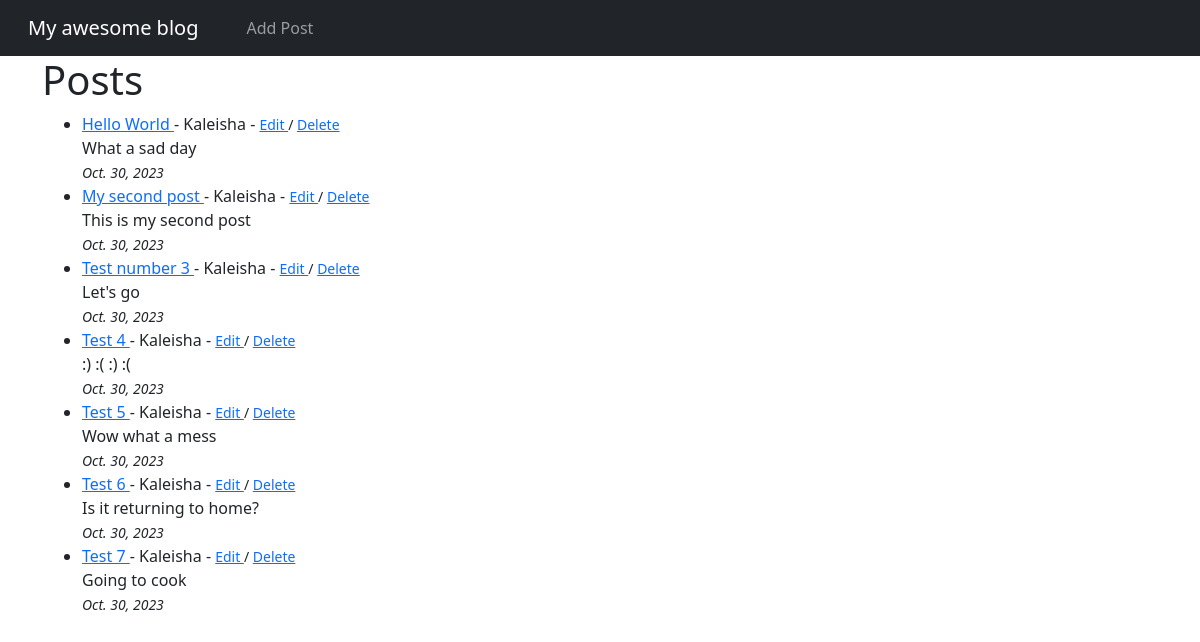
/, run on an earlier commit of the app's database.
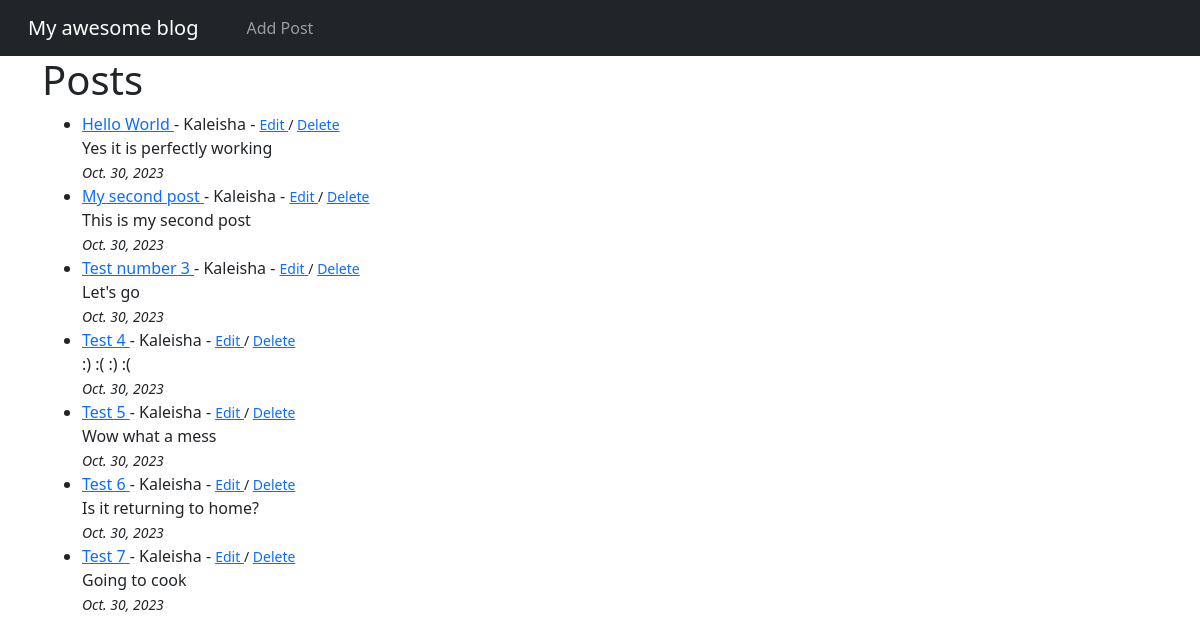
And on a later commit of the database.
### theblog/models.py (models this page shows, shortened)
class Post(models.Model):
    title = models.CharField(max_length=255)
    title_tag = models.CharField(max_length=255)
    body = models.TextField()
    author = models.ForeignKey(User, on_delete=models.CASCADE)
    post_date = models.DateField(auto_now_add=True)

### theblog/views.py (the view)
# urls.py: path('', HomeView.as_view(), name="home"),
class HomeView(ListView):
    model = Post
    template_name = 'home.html'
    ordering = ['-post_date']

### theblog/templates/home.html (shortened to what this page needs)
{% extends "base.html" %}
{% block content %}
<h1>Posts</h1>
<ul>
{% for post in object_list %}
<li>
  <a href=" {% url 'article-detail' post.pk %}"
  > {{ post.title }} </a> - {{post.author.username }} -
  <small>
    <a href=" {% url 'update-post' post.pk%}"> Edit </a> / <a href=" {% url 'delete-post' post.pk%}"> Delete </a>
  </small>
  {{ post.body }}
  <small><br/> <i>{{ post.post_date }}</i></small></li>
{% endfor %}
</ul>
{% endblock %}

What changed in the data, as far as the page shows it:
changed Post "Hello World": body "What a sad day" → "Yes it is perfectly working"
